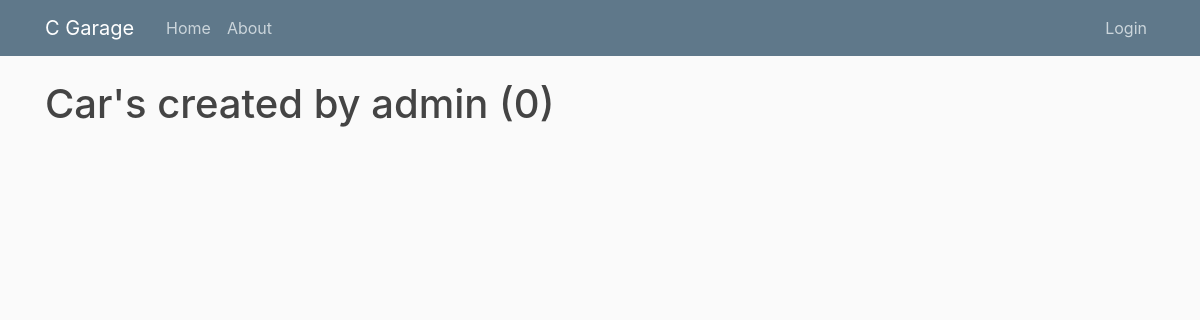
Page /user/admin on the earlier database version.
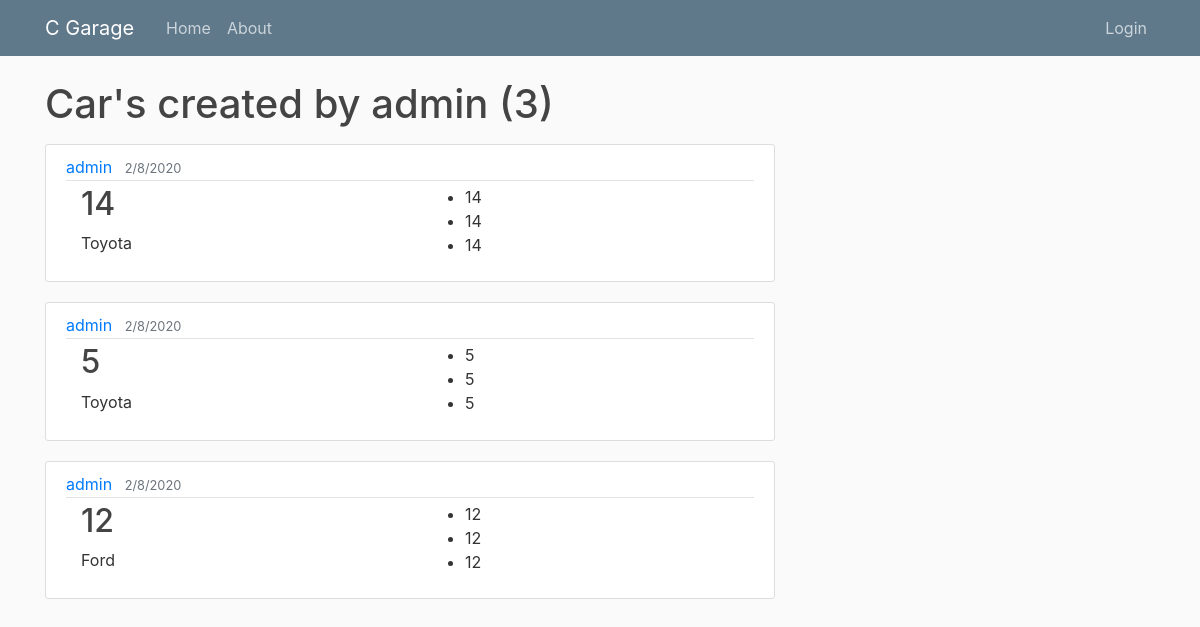
Same page on the later database version.
### garage/models.py (models this page shows, shortened)
class Car(models.Model):
    STATUS_CHOICE = (
        (True, "Active"),
        (False, "UnActive")
    )
    car_id = models.CharField(primary_key=True, max_length=100)
    owner = models.CharField(max_length=200)
    license_plate = models.CharField(max_length=50)
    address = models.TextField()
    phone_number = models.CharField(max_length=10, validators=[RegexValidator(r'^\d{1,10}$')])
    email = models.EmailField()
    date_received = models.DateTimeField(default=timezone.now)
    date_finished = models.DateTimeField(null=True)
    staff = models.ForeignKey(User, on_delete=models.CASCADE)
    car_brand = models.ForeignKey('Car_brand', on_delete=models.CASCADE)
    fee = models.IntegerField(null=True)
    is_edited = models.BooleanField(default=False, null=True)
    status = models.BooleanField(default=True, null=True, choices=STATUS_CHOICE)

class Car_Brand(models.Model):
    car_code = models.CharField(primary_key=True, max_length=100)
    car_name = models.CharField(max_length=200)

### garage/views.py (the view)
# urls.py: path('user/<str:username>', UserCarListView.as_view(), name="user-cars"),
class UserCarListView(ListView):
    model = Car
    template_name = 'garage/user_home.html' # <app>/<model>_<viewtype>.html
    context_object_name = 'my_list'
    paginate_by = 6
    def get_queryset(self):
        user = get_object_or_404(User, username=self.kwargs.get('username'))
        return Car.objects.filter(staff=user).order_by('-date_received')

### garage/templates/garage/user_home.html (shortened to what this page needs)
{% extends "garage/base.html"%}
{% block content %}
    <h1 class="mb-3">Car's created by {{ view.kwargs.username }} ({{ page_obj.paginator.count }})</h1>
    {% for car in my_list %}
    <article class="media content-section">
        <div class="media-body">
          <div class="article-metadata">
            <a class="mr-2" href="{% url 'user-cars' car.staff.username %}">{{ car.staff }}</a>
            <small class="text-muted">{{ car.date_received|date:"j/n/Y" }}</small>
          </div>
          <div class="container">
            <div class="row">
              <div class="col-sm">
                <h2><a class="article-title" href="{% url 'car-detail' car.car_id %}">{{ car.owner }}</a></h2>
                <p class="article-content">{{ car.car_brand.car_name }}</p>
              </div>
              <div class="col-sm">
                <ul>
                  <li>{{ car.owner }}</li>
                  <li>{{ car.phone_number }}</li>
                  <li>{{ car.license_plate}}</li>
                </ul>
              </div>
            </div>
          </div>
        </div>
      </article>
    {% endfor%}
{% endblock content %}

Differences in the rows shown:
added Car: staff "admin", date_received "2/8/2020", owner "14", car_brand.car_name "Toyota", phone_number "14", license_plate "14"
added Car: staff "admin", date_received "2/8/2020", owner "5", car_brand.car_name "Toyota", phone_number "5", license_plate "5"
added Car: staff "admin", date_received "2/8/2020", owner "12", car_brand.car_name "Ford", phone_number "12", license_plate "12"
Other differences:
{{ page_obj.paginator.count }}: "0" → "3"
